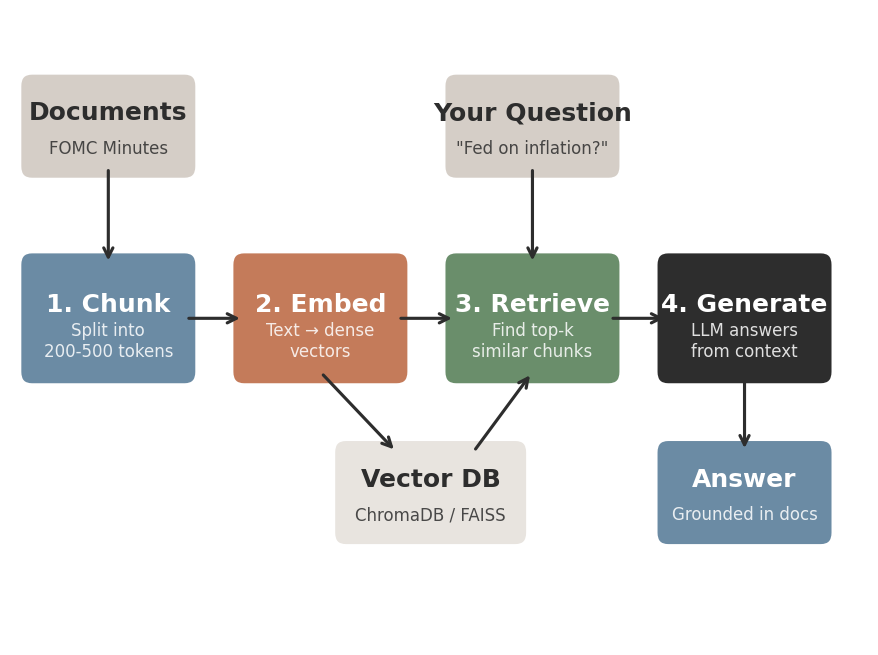

Write the Python code that produced this figure.
"""Figure 3: RAG Pipeline Flow — 4-stage architecture diagram."""
import matplotlib.pyplot as plt
import matplotlib.patches as mpatches

# White Academia palette
CHARCOAL = '#2D2D2D'
DUSTY_BLUE = '#6B8BA4'
TERRACOTTA = '#C47B5A'
SAGE = '#6A8E6B'
LIGHT_BG = '#F8F6F3'
DECORATIVE = '#D5CEC7'

plt.rcParams.update({
    'figure.facecolor': 'white',
    'font.family': 'sans-serif',
    'font.size': 11,
})

fig, ax = plt.subplots(figsize=(6, 4.5))
ax.set_xlim(0, 10)
ax.set_ylim(0, 7)
ax.axis('off')

# Helper function
def draw_box(ax, x, y, w, h, text, subtext, color, text_color='white'):
    rect = mpatches.FancyBboxPatch((x, y), w, h,
                                     boxstyle="round,pad=0.15",
                                     facecolor=color, edgecolor='white', linewidth=2)
    ax.add_patch(rect)
    ax.text(x + w/2, y + h/2 + 0.15, text,
            ha='center', va='center', fontsize=12, fontweight='bold', color=text_color)
    ax.text(x + w/2, y + h/2 - 0.25, subtext,
            ha='center', va='center', fontsize=8, color=text_color, alpha=0.85)

def draw_arrow(ax, x1, y1, x2, y2):
    ax.annotate('', xy=(x2, y2), xytext=(x1, y1),
                arrowprops=dict(arrowstyle='->', color=CHARCOAL, lw=1.5))

# Stage boxes (horizontal flow)
box_w, box_h = 1.8, 1.2
y_main = 3.0

# Stage 1: Documents
draw_box(ax, 0.2, y_main, box_w, box_h, "1. Chunk", "Split into\n200-500 tokens", DUSTY_BLUE)

# Stage 2: Embed
draw_box(ax, 2.7, y_main, box_w, box_h, "2. Embed", "Text → dense\nvectors", TERRACOTTA)

# Stage 3: Retrieve
draw_box(ax, 5.2, y_main, box_w, box_h, "3. Retrieve", "Find top-k\nsimilar chunks", SAGE)

# Stage 4: Generate
draw_box(ax, 7.7, y_main, box_w, box_h, "4. Generate", "LLM answers\nfrom context", CHARCOAL)

# Arrows between stages
draw_arrow(ax, 2.0, y_main + box_h/2, 2.7, y_main + box_h/2)
draw_arrow(ax, 4.5, y_main + box_h/2, 5.2, y_main + box_h/2)
draw_arrow(ax, 7.0, y_main + box_h/2, 7.7, y_main + box_h/2)

# Input: Documents (top left)
doc_y = 5.3
draw_box(ax, 0.2, doc_y, box_w, 0.9, "Documents", "FOMC Minutes", DECORATIVE, CHARCOAL)
draw_arrow(ax, 1.1, doc_y, 1.1, y_main + box_h)

# Input: Query (top right, feeds into Retrieve)
draw_box(ax, 5.2, doc_y, box_w, 0.9, "Your Question", '"Fed on inflation?"', DECORATIVE, CHARCOAL)
draw_arrow(ax, 6.1, doc_y, 6.1, y_main + box_h)

# Vector DB (between Embed and Retrieve, below)
db_y = 1.2
draw_box(ax, 3.9, db_y, 2.0, 0.9, "Vector DB", "ChromaDB / FAISS", '#E8E4DF', CHARCOAL)
draw_arrow(ax, 3.6, y_main, 4.5, db_y + 0.9)
draw_arrow(ax, 5.4, db_y + 0.9, 6.1, y_main)

# Output: Grounded Answer
out_y = 1.2
draw_box(ax, 7.7, out_y, box_w, 0.9, "Answer", "Grounded in docs", DUSTY_BLUE)
draw_arrow(ax, 8.6, y_main, 8.6, out_y + 0.9)

plt.tight_layout()
plt.savefig(
    __file__.replace('.py', '.png'),
    dpi=150, bbox_inches='tight', facecolor='white'
)
plt.close()
print("OK: figure_003_rag_pipeline.png")
